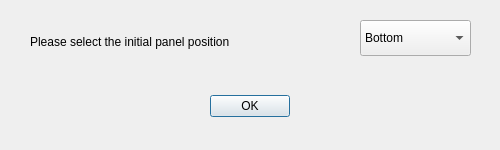
<?xml version="1.0" encoding="UTF-8"?>
<ui version="4.0">
 <class>WelcomeDialog</class>
 <widget class="QDialog" name="WelcomeDialog">
  <property name="geometry">
   <rect>
    <x>0</x>
    <y>0</y>
    <width>500</width>
    <height>150</height>
   </rect>
  </property>
  <property name="windowTitle">
   <string>Welcome to KSmoothDock!</string>
  </property>
  <widget class="QDialogButtonBox" name="buttonBox">
   <property name="geometry">
    <rect>
     <x>80</x>
     <y>90</y>
     <width>340</width>
     <height>32</height>
    </rect>
   </property>
   <property name="orientation">
    <enum>Qt::Horizontal</enum>
   </property>
   <property name="standardButtons">
    <set>QDialogButtonBox::Ok</set>
   </property>
   <property name="centerButtons">
    <bool>true</bool>
   </property>
  </widget>
  <widget class="QLabel" name="positionLabel">
   <property name="geometry">
    <rect>
     <x>30</x>
     <y>30</y>
     <width>311</width>
     <height>23</height>
    </rect>
   </property>
   <property name="text">
    <string>Please select the initial panel position</string>
   </property>
  </widget>
  <widget class="QComboBox" name="position">
   <property name="geometry">
    <rect>
     <x>360</x>
     <y>20</y>
     <width>111</width>
     <height>36</height>
    </rect>
   </property>
   <property name="currentIndex">
    <number>1</number>
   </property>
   <item>
    <property name="text">
     <string>Top</string>
    </property>
   </item>
   <item>
    <property name="text">
     <string>Bottom</string>
    </property>
   </item>
   <item>
    <property name="text">
     <string>Left</string>
    </property>
   </item>
   <item>
    <property name="text">
     <string>Right</string>
    </property>
   </item>
  </widget>
 </widget>
 <resources/>
 <connections>
  <connection>
   <sender>buttonBox</sender>
   <signal>accepted()</signal>
   <receiver>WelcomeDialog</receiver>
   <slot>accept()</slot>
   <hints>
    <hint type="sourcelabel">
     <x>248</x>
     <y>254</y>
    </hint>
    <hint type="destinationlabel">
     <x>157</x>
     <y>274</y>
    </hint>
   </hints>
  </connection>
 </connections>
</ui>
